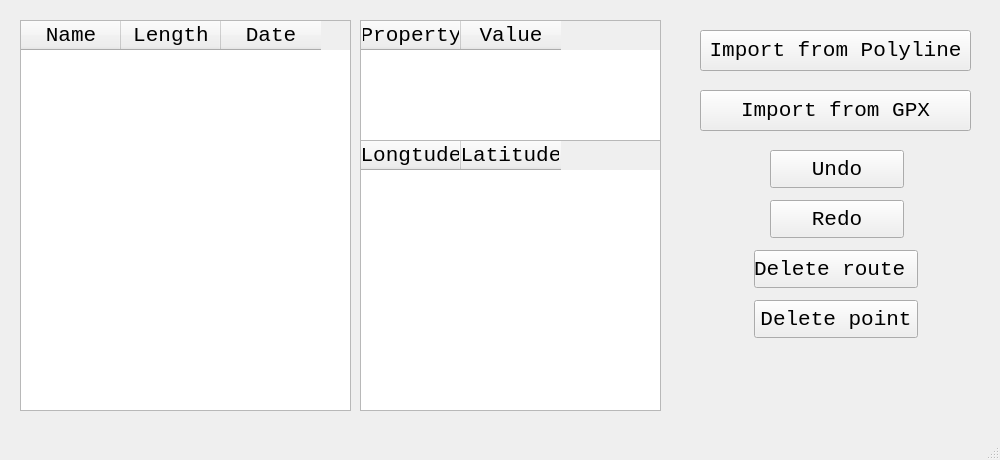
<?xml version="1.0" encoding="UTF-8"?>
<ui version="4.0">
 <class>MainWindow</class>
 <widget class="QMainWindow" name="MainWindow">
  <property name="geometry">
   <rect>
    <x>0</x>
    <y>0</y>
    <width>1000</width>
    <height>460</height>
   </rect>
  </property>
  <property name="minimumSize">
   <size>
    <width>1000</width>
    <height>460</height>
   </size>
  </property>
  <property name="windowTitle">
   <string>Polyline Editor</string>
  </property>
  <widget class="QWidget" name="centralwidget">
   <widget class="QTableWidget" name="points">
    <property name="geometry">
     <rect>
      <x>360</x>
      <y>140</y>
      <width>301</width>
      <height>271</height>
     </rect>
    </property>
    <property name="font">
     <font>
      <family>Courier New</family>
      <pointsize>16</pointsize>
     </font>
    </property>
    <column>
     <property name="text">
      <string>Longtude</string>
     </property>
     <property name="font">
      <font>
       <family>Courier New</family>
       <pointsize>16</pointsize>
      </font>
     </property>
    </column>
    <column>
     <property name="text">
      <string>Latitude</string>
     </property>
     <property name="font">
      <font>
       <family>Courier New</family>
       <pointsize>16</pointsize>
      </font>
     </property>
    </column>
   </widget>
   <widget class="QPushButton" name="redo">
    <property name="geometry">
     <rect>
      <x>770</x>
      <y>200</y>
      <width>134</width>
      <height>38</height>
     </rect>
    </property>
    <property name="font">
     <font>
      <family>Courier New</family>
      <pointsize>16</pointsize>
     </font>
    </property>
    <property name="text">
     <string>Redo</string>
    </property>
   </widget>
   <widget class="QPushButton" name="undo">
    <property name="geometry">
     <rect>
      <x>770</x>
      <y>150</y>
      <width>134</width>
      <height>38</height>
     </rect>
    </property>
    <property name="font">
     <font>
      <family>Courier New</family>
      <pointsize>16</pointsize>
     </font>
    </property>
    <property name="text">
     <string>Undo</string>
    </property>
   </widget>
   <widget class="QPushButton" name="import_gpx">
    <property name="geometry">
     <rect>
      <x>700</x>
      <y>90</y>
      <width>271</width>
      <height>41</height>
     </rect>
    </property>
    <property name="font">
     <font>
      <family>Courier New</family>
      <pointsize>16</pointsize>
     </font>
    </property>
    <property name="text">
     <string>Import from GPX</string>
    </property>
   </widget>
   <widget class="QPushButton" name="import_poly">
    <property name="geometry">
     <rect>
      <x>700</x>
      <y>30</y>
      <width>271</width>
      <height>41</height>
     </rect>
    </property>
    <property name="font">
     <font>
      <family>Courier New</family>
      <pointsize>16</pointsize>
     </font>
    </property>
    <property name="text">
     <string>Import from Polyline</string>
    </property>
   </widget>
   <widget class="QTableWidget" name="routes">
    <property name="geometry">
     <rect>
      <x>20</x>
      <y>20</y>
      <width>331</width>
      <height>391</height>
     </rect>
    </property>
    <property name="font">
     <font>
      <family>Courier New</family>
      <pointsize>16</pointsize>
     </font>
    </property>
    <column>
     <property name="text">
      <string>Name</string>
     </property>
     <property name="font">
      <font>
       <family>Courier New</family>
       <pointsize>16</pointsize>
      </font>
     </property>
    </column>
    <column>
     <property name="text">
      <string>Length</string>
     </property>
     <property name="font">
      <font>
       <family>Courier New</family>
       <pointsize>16</pointsize>
      </font>
     </property>
    </column>
    <column>
     <property name="text">
      <string>Date</string>
     </property>
     <property name="font">
      <font>
       <family>Courier New</family>
       <pointsize>16</pointsize>
      </font>
     </property>
    </column>
   </widget>
   <widget class="QTableWidget" name="info">
    <property name="geometry">
     <rect>
      <x>360</x>
      <y>20</y>
      <width>301</width>
      <height>121</height>
     </rect>
    </property>
    <property name="font">
     <font>
      <family>Courier New</family>
      <pointsize>16</pointsize>
     </font>
    </property>
    <column>
     <property name="text">
      <string>Property</string>
     </property>
     <property name="font">
      <font>
       <family>Courier New</family>
       <pointsize>16</pointsize>
      </font>
     </property>
    </column>
    <column>
     <property name="text">
      <string>Value</string>
     </property>
     <property name="font">
      <font>
       <family>Courier New</family>
       <pointsize>16</pointsize>
      </font>
     </property>
    </column>
   </widget>
   <widget class="QPushButton" name="delete_route">
    <property name="geometry">
     <rect>
      <x>754</x>
      <y>250</y>
      <width>164</width>
      <height>38</height>
     </rect>
    </property>
    <property name="font">
     <font>
      <family>Courier New</family>
      <pointsize>16</pointsize>
     </font>
    </property>
    <property name="text">
     <string>Delete route </string>
    </property>
   </widget>
   <widget class="QPushButton" name="delete_point">
    <property name="geometry">
     <rect>
      <x>754</x>
      <y>300</y>
      <width>164</width>
      <height>38</height>
     </rect>
    </property>
    <property name="font">
     <font>
      <family>Courier New</family>
      <pointsize>16</pointsize>
     </font>
    </property>
    <property name="text">
     <string>Delete point</string>
    </property>
   </widget>
  </widget>
  <widget class="QStatusBar" name="statusbar">
   <property name="font">
    <font>
     <family>Courier New</family>
    </font>
   </property>
  </widget>
 </widget>
 <resources/>
 <connections/>
</ui>
